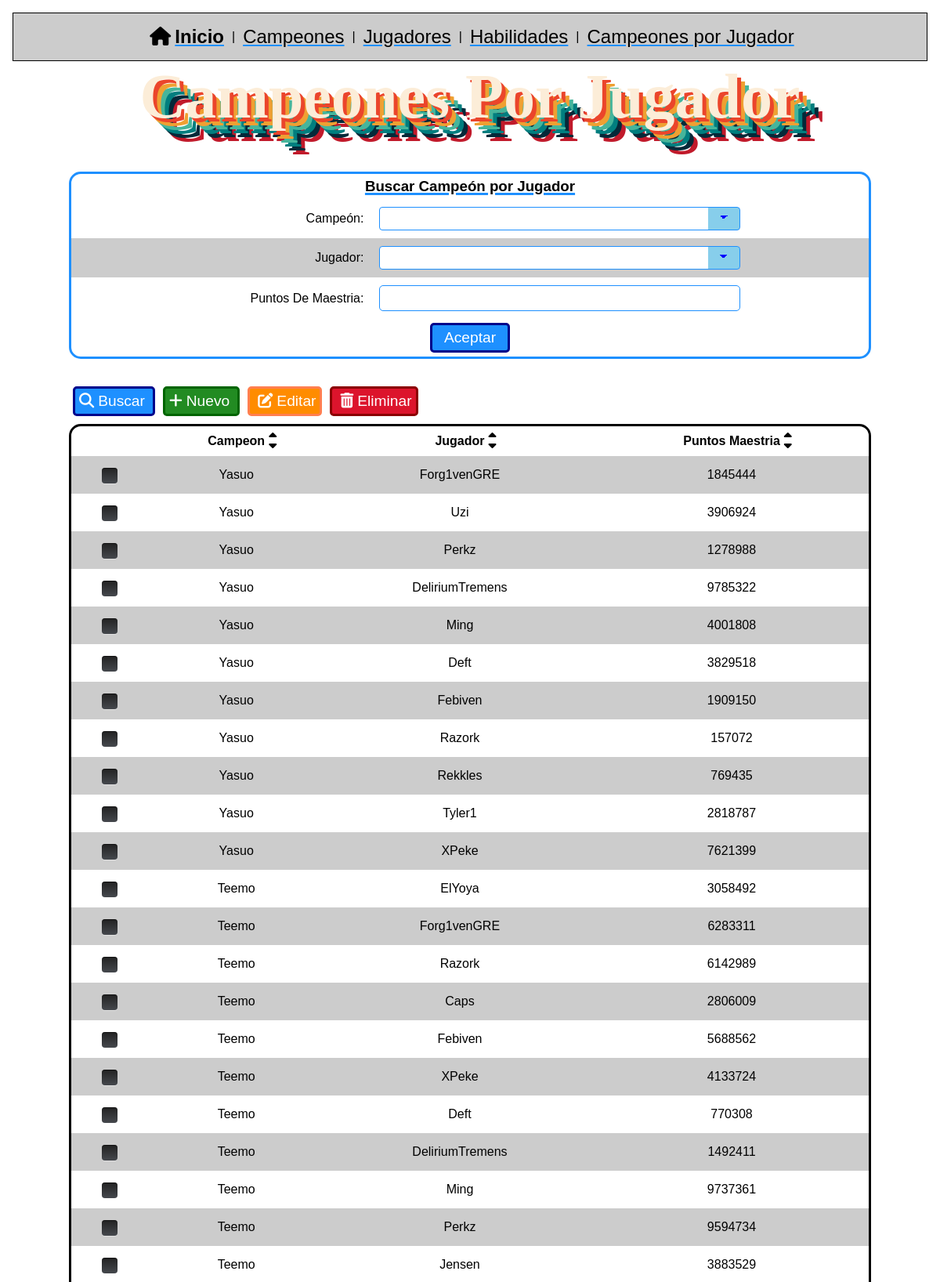
/crudLol/tienen.php?sort=campeon&des (upper part), run on the app's committed database.
### tables this page shows
CREATE TABLE `Tienen` (
  `id` int(11) NOT NULL,
  `campeon` int(11) DEFAULT NULL,
  `jugador` int(11) DEFAULT NULL,
  `puntosMaestria` int(10) UNSIGNED DEFAULT NULL
);

### crudLol/tienen.php (the view, shortened to what this page needs)
<!doctype html>
<html lang="en">
<?php
require_once './resources/dependencies/FormHelper.php';
require_once './resources/dependencies/connexion.php';
print "<body>";
print  "<h1>Campeones Por Jugador</h1>";
print "<div class='container'>";
if (isset($_GET['edit']))
{
    $idx = $_GET['idx'];
    $sql = "SELECT * FROM Tienen WHERE id = :idx";
    $stmt = $connexion->prepare($sql);
    $stmt->bindParam("idx", $idx, PDO::PARAM_INT);
    $stmt->execute();
    $result = $stmt->fetch(PDO::FETCH_ASSOC);
    $idx = $result['id'];
    $champ_id = $result['campeon'];
    $player_id = $result['jugador'];
    $points = $result['puntosMaestria'];
    ?>
    <form class='editForm' method='post' action='<?= $_SERVER["PHP_SELF"] ?>'>
        <h3><strong>Editar Campeón por Jugador</strong></h3>
        <input type='hidden' name='idx' value='<?= $idx ?>'>
        <table class="formTable">
            <tr>
                <td>
                    <label for="champ_id">Campeón: </label>
                </td>
                <td>
                    <select id="champ_id" name="champ_id" class="classic" required>
                        <?php
                        foreach ($connexion->query("SELECT * FROM Campeon", PDO::FETCH_ASSOC) as $fila)
                        {
                            $id = $fila['id'];
                            $name = $fila['nombre'];
                            print "<option ";
                            if ($id == $champ_id) print "selected ";
                            print "value='$id'>$name</option>";
                        }
                        ?>
                    </select>
                </td>
            </tr>
            <tr>
                <td>
                    <label for="player_id">Jugador: </label>
                </td>
                <td>
                    <select id="player_id" name="player_id" class="classic" required>
                        <?php
                        foreach ($connexion->query("SELECT * FROM Jugador", PDO::FETCH_ASSOC) as $fila)
                        {
                            $id = $fila['id'];
                            $name = $fila['nombre'];
                            print "<option ";
                            if ($id == $player_id) print "selected ";
                            print "value='$id'>$name</option>";
                        }
                        ?>
                    </select>
                </td>
            </tr>
            <tr>
                <td>
                    <label for="points">Puntos de Maestria: </label>
                </td>
                <td>
                    <input type='number' id="points" name='points' value='<?= $points ?>' required>
                </td>
            </tr>
        </table>
        <div class="buttons">
            <a class="btn cancelBtn" href="<?= $_SERVER['PHP_SELF'] ?>"><i class="fa-solid fa-arrow-rotate-left"></i>Cancelar</a>
            <input class="btn editBtn" type='submit' name='edit' value='Aceptar'>
        </div>
    </form>
    <?php
} else
{ ?>
    <form class='searchForm' method='post' action='<?= $_SERVER["PHP_SELF"] ?>'>
        <h3><strong>Buscar Campeón por Jugador</strong></h3>
        <table class="formTable">
            <tr>
                <td>
                    <label for="champ_id">Campeón: </label>
                </td>
                <td>
                    <select id="champ_id" name="champ_id" class="classic">
                        <option></option>
                        <?php
                        foreach ($connexion->query("SELECT * FROM Campeon", PDO::FETCH_ASSOC) as $fila)
                        {
                            $id = $fila['id'];
                            $name = $fila['nombre'];
                            print "<option ";
                            print "value='$id'>$name</option>";
                        }
                        ?>
                    </select>
                </td>
            </tr>
            <tr>
                <td>
                    <label for="player_id">Jugador: </label>
                </td>
                <td>
                    <select id="player_id" name="player_id" class="classic">
                        <option></option>
                        <?php
                        foreach ($connexion->query("SELECT * FROM Jugador", PDO::FETCH_ASSOC) as $fila)
                        {
                            $id = $fila['id'];
                            $name = $fila['nombre'];
                            print "<option ";
                            print "value='$id'>$name</option>";
                        }
                        ?>
                    </select>
                </td>
            </tr>
            <tr>
                <td>
                    <label for="points">Puntos de Maestria: </label>
                </td>
                <td>
                    <input type='number' id="points" name='points' value="<?= $_POST['points'] ?? "" ?>">
                </td>
            </tr>
        </table>
        <input type="submit" name="search" value="Aceptar">
    </form>
<?php }
print "<div class='buttons'>";
print "<a href='" . $_SERVER['PHP_SELF'] . "?search' class='btn searchBtn'><i class='fa-solid fa-magnifying-glass'></i>Buscar</a>";
print "<a href='" . $_SERVER['PHP_SELF'] . "?new' class='btn newBtn'><i class='fa-solid fa-plus'></i>Nuevo</a>";
print "<button class='btn editBtn js_editBtn'><i class='fa-solid fa-pen-to-square'></i>Editar</button>";
print "<button class='btn deleteBtn js_deleteBtn'><i class='fa-solid fa-trash-can'></i>Eliminar</button>";
print "</div>";
$currentPage = $_GET['p'] ?? 1;
$sql = "SELECT Tienen.id, C.nombre as 'Campeon', J.nombre as 'Jugador', puntosMaestria ";
$sql .= " FROM Tienen ";
$sql .= " JOIN Campeon C on Tienen.campeon = C.id ";
$sql .= " JOIN Jugador J on J.id = Tienen.jugador ";
$field_sort = $_GET['sort'];
$sql .= " ORDER BY $field_sort ";
if (isset($_GET['des']))
{
    $sql .= " DESC";
} else
{
    $sql .= " ASC";
}
$sql .= " LIMIT 50 OFFSET " . ($currentPage - 1) * 50;
$stmt = $connexion->query("DESCRIBE Tienen");
$fields = array_map(function ($row) {
    return $row['Field'];
}, $stmt->fetchAll(PDO::FETCH_ASSOC));
print "<table class='resultsTable'>";
print "<tr><td></td>";
array_shift($fields);
foreach ($fields as $field)
{
    $fancyField = preg_replace("/([a-z])([A-Z])/", "$1 $2", $field);
    print "<th class='headerSort'>$fancyField <a href='" . $_SERVER['PHP_SELF'] . "?sort=$field&asc" . "'><i class='fa-solid fa-sort-up'></i></a> " .
        "<a href='" . $_SERVER['PHP_SELF'] . "?sort=$field&des" . "'><i class='fa-solid fa-sort-down'></i></a> </th>";
}
print "</tr>";
$stmt = $connexion->query($sql);
while ($row = $stmt->fetch(PDO::FETCH_NUM))
{
    $tmp_idx = array_shift($row);
    print "<tr>";
    print "<td>";
    print "<div class='squaredThree'>";
    print "<label for='squaredThree$tmp_idx'></label>";
    print "</div>";
    print "</td>";
    print "<td>";
    print implode("</td><td>", $row);
    print "</td>";
    print "</tr>";
}
print "</table>";
?>
</div>
</body>
</html>

### crudLol/resources/styles/styles.css (style rules this page uses)
* { padding: 0; margin: 0; box-sizing: border-box; font-family: 'Arial', serif; cursor: default; }
body { padding: 1em; margin-bottom: 20px; }
h1 { text-align: center; }
strong { cursor: pointer; }
a { color: black; text-decoration-line: underline; text-decoration-color: dodgerblue; cursor: pointer !important; }
.container { width: 1024px; margin: 0 auto; }
table { border-collapse: separate; border-spacing: 0; text-transform: capitalize; margin: 5px auto; overflow: hidden; width: 100%; }
.resultsTable { border: 3px solid #000; border-radius: 15px; }
table tr:nth-child(2n) { background-color: #cccccc; }
table td, table th { padding: 10px; margin: 0; text-align: center; }
th.headerSort a { position: relative; }
th.headerSort i { position: absolute; cursor: pointer; }
th.headerSort a:first-child i { transform: translateY(-3px); position: absolute; height: 10px; z-index: 9; }
th.headerSort a:nth-child(2) i { position: absolute; transform: translateY(3px); }
.formTable { width: 100%; }
.formTable tr td:nth-of-type(2) { text-align: left; }
.formTable tr td:first-child { text-align: right; }
.newForm, .editForm, .searchForm { display: flex; align-items: center; justify-content: center; flex-direction: column; border: 3px solid forestgreen; padding: 5px 0; margin: 50px auto 30px auto; width: 100%; border-radius: 15px; }
.searchForm { border: 3px solid dodgerblue; }
.newForm h3, .editForm h3, .searchForm h3 { text-decoration: underline; text-decoration-thickness: 3px; }
.searchForm h3 { text-decoration-color: dodgerblue; }
input { border: thin solid black; border-radius: 5px; outline: none; font-size: 1.1em; padding: 5px 5px 5px 20px; width: 75%; }
.newForm input[type=submit], .editForm input[type=submit], .searchForm input[type=submit] { background: forestgreen; padding: 5px 15px; border-radius: 5px; border-color: black; font-size: 1.2em; color: white; width: auto; cursor: pointer; }
.searchForm input { border-color: dodgerblue; }
.searchForm input[type=submit] { background: dodgerblue; border: 3px solid darkblue; }
.buttons { display: flex; justify-content: left; align-items: center; }
i { margin: 0 5px; cursor: pointer !important; }
.btn { border: 3px solid black; border-radius: 5px; font-size: 1.2rem; padding: 5px 10px 5px 0; color: white; text-decoration: none; margin: 5px; }
.editBtn { outline: darkorange; border-color: coral !important; }
.newBtn { background: forestgreen; border-color: darkgreen !important; outline: darkgreen; cursor: pointer; }
.searchBtn { background: dodgerblue; border-color: darkblue; }
.deleteBtn { background-color: #dc142c; border-color: darkred; padding: 5px; cursor: pointer; }
.editBtn { background-color: darkorange; border-color: orangered; padding: 5px; cursor: pointer; }
h1 { margin-bottom: 30px; font-size: 5rem; text-align: center; color: #fcedd8; background: transparent; font-family: 'Niconne', cursive; font-weight: 700; text-shadow: 5px 5px 0 #eb452b, 10px 10px 0 #efa032, 15px 15px 0 #46b59b, 20px 20px 0 #017e7f, 25px 25px 0 #052939, 30px 30px 0 #c11a2b }
select { background-color: white; border: thin solid black; border-radius: 4px; display: inline-block; font: inherit; line-height: 1.75em; padding: 0 2.5em 0 1em; width: 75%; margin: 0; -webkit-box-sizing: border-box; -moz-box-sizing: border-box; box-sizing: border-box; -webkit-appearance: none; -moz-appearance: none; }
select.classic { background-image: linear-gradient(45deg, transparent 50%, blue 50%), linear-gradient(135deg, blue 50%, transparent 50%), linear-gradient(to right, skyblue, skyblue); background-position: calc(100% - 20px) calc(.5em + 2px), calc(100% - 15px) calc(.5em + 2px), 100% 0; background-size: 5px 5px, 5px 5px, 2.5em 2.5em; background-repeat: no-repeat; }
.searchForm select { border-color: dodgerblue; }
.squaredThree { width: 20px; position: relative; margin: 5px auto; }
.squaredThree label { width: 20px; height: 20px; cursor: pointer; position: absolute; top: 0; left: 0; background: linear-gradient(to bottom, #222222 0%, #45484d 100%); border-radius: 4px; box-shadow: inset 0 1px 1px rgba(0, 0, 0, 0.5), 0 1px 0 rgba(255, 255, 255, 0.4); }
.squaredThree label:after { content: ''; width: 9px; height: 5px; position: absolute; top: 4px; left: 4px; border: 3px solid #fcfff4; border-top: none; border-right: none; background: transparent; opacity: 0; transform: rotate(-45deg); }

### data on the page
tienen: row "Yasuo Forg1venGRE 1845444"
tienen: row "Yasuo Uzi 3906924"
tienen: row "Yasuo Perkz 1278988"
tienen: row "Yasuo DeliriumTremens 9785322"
tienen: row "Yasuo Ming 4001808"
tienen: row "Yasuo Deft 3829518"
tienen: row "Yasuo Febiven 1909150"
tienen: row "Yasuo Razork 157072"
tienen: row "Yasuo Rekkles 769435"
tienen: row "Yasuo Tyler1 2818787"
tienen: row "Yasuo XPeke 7621399"
tienen: row "Teemo ElYoya 3058492"
tienen: row "Teemo Forg1venGRE 6283311"
tienen: row "Teemo Razork 6142989"
tienen: row "Teemo Caps 2806009"
tienen: row "Teemo Febiven 5688562"
tienen: row "Teemo XPeke 4133724"
tienen: row "Teemo Deft 770308"
tienen: row "Teemo DeliriumTremens 1492411"
tienen: row "Teemo Ming 9737361"
tienen: row "Teemo Perkz 9594734"
tienen: row "Teemo Jensen 3883529"

### other printed values
$menu "|"
$fancyField "Campeon"
$fancyField "Jugador"
$fancyField "Puntos Maestria"
